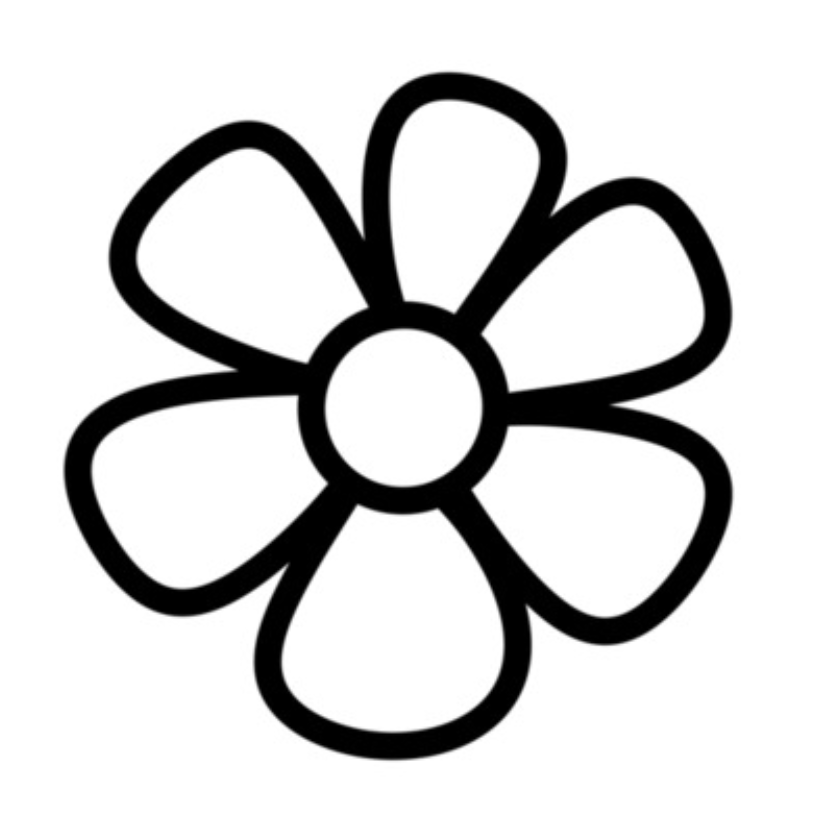
#> input picture examples/display/2_dof/repeating_pattern/flower_pattern/python_code/flower.png, 819 x 815 px
$ python generate_flower_coords.py
#> lines starting #> are read from the running program, lines starting #| are printed output that depends on the picture; after the words box and inside, x2 and y2 are one past the last pixel; in counts of white or black regions, pixels touching at a corner belong together
"""
@file    generate_clover_coords.py
@brief   Loads an image of a clover/flower, extracts its contour points,
         normalizes, scales, and translates them to fit a robot workspace,
         then saves as a C array for robotic arm use.

@author  Adithya
@date    2025-08-28

@details
- Loads an image using OpenCV
- Converts to grayscale and detects edges
- Finds contours and subsamples points
- Normalizes coordinates to center at origin
- Flips Y axis to convert image coordinates to math coordinates
- Scales to target radius and applies translation
- Saves coordinates as a C array
- Plots the final transformed points for visualization
"""

import cv2
import numpy as np
import matplotlib.pyplot as plt

# --- Parameters you can adjust ---
target_radius = 8.0   # Final max radius in cm (scales image size)
shift_x = -8.0         # Shift along X (cm)
shift_y = -1.0         # Shift along Y (cm)

# --- Load and process image ---
img = cv2.imread("flower.png")
#> img is the input picture: shape (815, 819, 3); min 0, max 255, mean 211.7
gray = cv2.cvtColor(img, cv2.COLOR_BGR2GRAY)
edges = cv2.Canny(gray, 50, 150)
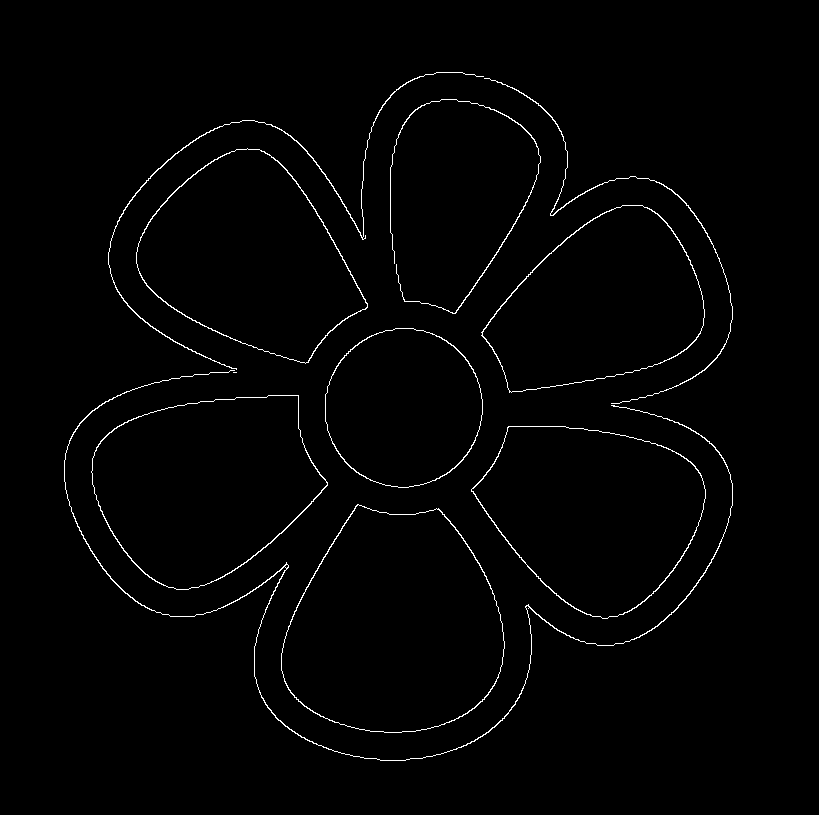
#> edges: shape (815, 819); 1.3% white in thin lines or dots, all inside (x1, y1, x2, y2) = (64, 72, 733, 761)
contours, _ = cv2.findContours(edges, cv2.RETR_EXTERNAL, cv2.CHAIN_APPROX_NONE)
#> contours = 11 contours, 1 with area under 20; largest, box (x1, y1, x2, y2) and area: (281, 504, 505, 733) 38396, (91, 395, 328, 590) 32422, (471, 426, 706, 619) 31154, (136, 148, 368, 364) 31028, (481, 205, 705, 393) 27602

coords = []
for contour in contours:
    for (x, y) in contour.reshape(-1, 2):
        coords.append((x, y))
#> this loop made 11 passes
#> after the loop, coords = 9884 pairs, first value 64 to 732, second value 72 to 760
coords = np.array(coords)

# Subsample (reduce number of points)
step = 5
coords = coords[::step]
#> coords = 1977 pairs, first value 64 to 732, second value 72 to 760

# --- Normalize & scale to robot workspace ---
# 1. Center at origin
coords = coords - np.mean(coords, axis=0)
#> coords = 1977 pairs, first value -346.3 to 321.7, second value -321.6 to 366.4

# 2. Flip Y (image coords -> math coords)
coords[:,1] = -coords[:,1]

# 3. Scale to fit inside target radius
max_extent = np.max(np.linalg.norm(coords, axis=1))
#> max_extent = 367.4
scale = target_radius / max_extent
#> scale = 0.0218
coords = coords * scale
#> coords = 1977 pairs, first value -7.54 to 7, second value -7.98 to 7

# 4. Translate flower
coords[:,0] += shift_x
coords[:,1] += shift_y

# --- Save as C array ---
with open("flower_coords.c", "w") as f:
    f.write("float flowerer_coords[][2] = {\n")
    for (x, y) in coords:
        f.write(f"    {{ {x:.2f}, {y:.2f} }},\n")
#> this loop made 1977 passes
#> (x, y) on passes 1 to 3: (-9.16, -3.4), (-9.23, -3.51), (-9.31, -3.62)
    f.write("};\n")

print(f"Saved {len(coords)} coordinates scaled & transformed for robot in flower_coords.c")
#| Saved 1977 coordinates scaled & transformed for robot in flower_coords.c

# --- Plot final transformed flower ---
plt.figure(figsize=(6,6))
plt.plot(coords[:,0], coords[:,1], 'k.', markersize=2)
circle = plt.Circle((0,0), 20, color='r', fill=False, linestyle="--")  # for reference
plt.gca().add_patch(circle)
plt.axis("equal")
plt.xlabel("X (cm)")
plt.ylabel("Y (cm)")
plt.title("Plot from coords")
plt.show()
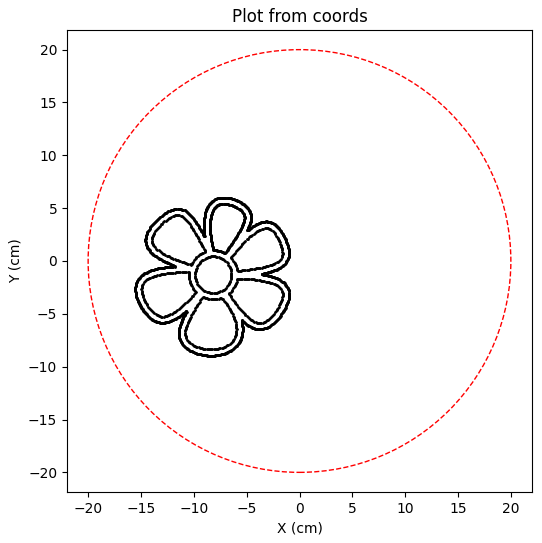
#> figure drawn by matplotlib, 1 panel
